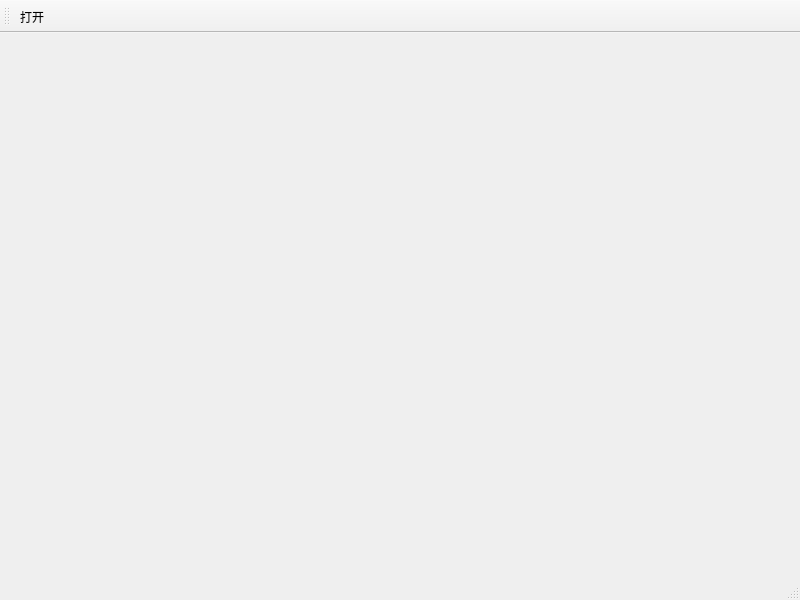
<?xml version="1.0" encoding="UTF-8"?>
<ui version="4.0">
 <class>MainWindow</class>
 <widget class="QMainWindow" name="MainWindow">
  <property name="geometry">
   <rect>
    <x>0</x>
    <y>0</y>
    <width>800</width>
    <height>600</height>
   </rect>
  </property>
  <property name="windowTitle">
   <string>MainWindow</string>
  </property>
  <widget class="QWidget" name="centralwidget"/>
  <widget class="QMenuBar" name="menubar">
   <property name="geometry">
    <rect>
     <x>0</x>
     <y>0</y>
     <width>800</width>
     <height>22</height>
    </rect>
   </property>
  </widget>
  <widget class="QStatusBar" name="statusbar"/>
  <widget class="QToolBar" name="toolBar">
   <property name="windowTitle">
    <string>toolBar</string>
   </property>
   <attribute name="toolBarArea">
    <enum>TopToolBarArea</enum>
   </attribute>
   <attribute name="toolBarBreak">
    <bool>false</bool>
   </attribute>
   <addaction name="actionOpen"/>
  </widget>
  <action name="actionOpen">
   <property name="checked">
    <bool>false</bool>
   </property>
   <property name="enabled">
    <bool>true</bool>
   </property>
   <property name="icon">
    <iconset>
     <normaloff>../../03_15Picture/Picture/down.png</normaloff>../../03_15Picture/Picture/down.png</iconset>
   </property>
   <property name="text">
    <string>打开</string>
   </property>
   <property name="toolTip">
    <string>打开数据库</string>
   </property>
   <property name="visible">
    <bool>true</bool>
   </property>
  </action>
 </widget>
 <resources/>
 <connections/>
</ui>
